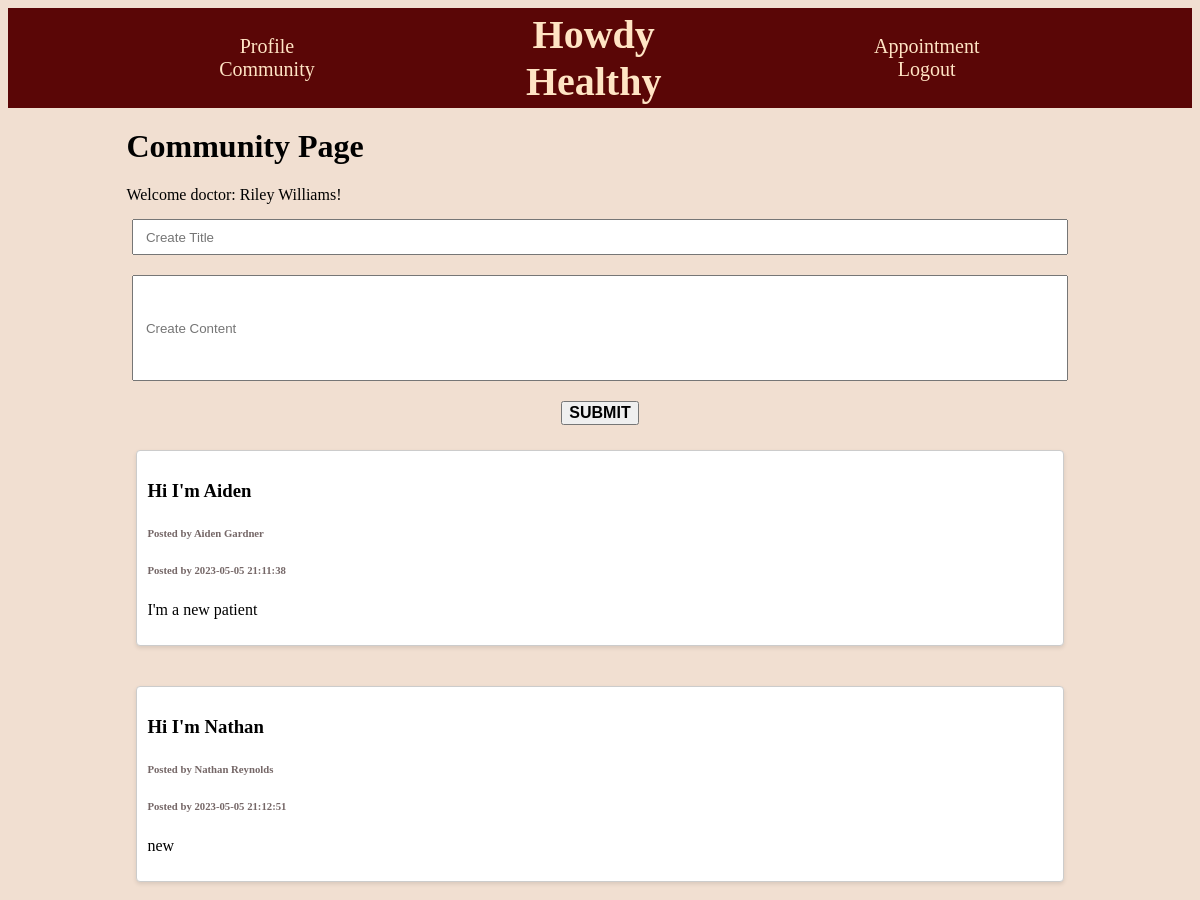
/community/post_page/index.php (signed in), run on the app's committed database.
### tables this page shows
CREATE TABLE `post` (
  `post_id` int(11) NOT NULL,
  `p_id` int(11) DEFAULT NULL,
  `d_id` int(11) DEFAULT NULL,
  `title` varchar(255) NOT NULL,
  `post_content` longtext DEFAULT NULL,
  `created_at` datetime NOT NULL
);

CREATE TABLE `patient` (
  `p_id` int(11) NOT NULL,
  `first_name` varchar(50) NOT NULL,
  `last_name` varchar(50) NOT NULL,
  `DOB` date NOT NULL,
  `h_id` int(11) NOT NULL,
  `d_id` int(11) NOT NULL,
  `p_password` int(11) NOT NULL,
  `p_email` varchar(254) NOT NULL
);

### community/post_page/index.php (the view, shortened to what this page needs)
<?php
    $cssFile = 'index.css';
    $cssContent = file_get_contents($cssFile);
    $hash = md5($cssContent);
    include('../../config/db_connect.php');
    $curr_username = $_SESSION["name"];
    $sql_post = 'SELECT * FROM post';
    $result = mysqli_query($conn, $sql_post);
    $posts = mysqli_fetch_all($result, MYSQLI_ASSOC);
?>
<!DOCTYPE html>
<html>
  <head>
    <link rel="stylesheet" type="text/css" href="index.css?version=<?php echo $hash; ?>">
    <?php include('../../header/header.php'); ?>
    <div class="container">
        <h1>Community Page</h1>
        <?php if($_SESSION["isPatient"]) {
        echo 'Welcome patient: ' . $curr_username . '!';
        }else{
        echo 'Welcome doctor: ' . $curr_username . '!';
        } ?>
        <form method="post" action="./create.php" class="create-post">
            <input id="title-input" type="text" placeholder="Create Title" name="title" required>
            <br>
            <input id="content-input" type="text" placeholder="Create Content" name="content">
            <br>
            <button class="submit-btn" type="submit" value="submit" name="submit" > submit </button>
        </form>
        <div class="post-container">
            <?php foreach($posts as $post){
                if($post['p_id'] != NULL){
                    $user_id = $post['p_id'];
                    $user_query = "SELECT first_name, last_name FROM patient WHERE p_id = $user_id";
                } else {
                    $user_id = $post['d_id'];
                    $user_query = "SELECT first_name, last_name FROM doctor WHERE d_id = $user_id";
                }
                $user_result = mysqli_query($conn, $user_query);
                $username = mysqli_fetch_assoc($user_result); ?>
                <div class="post-card" id="post-<?php echo $post['post_id']; ?>">
                    <div class="card-content">
                        <h3>
                            <a href="../comment_page/index.php?postid=<?php echo $post['post_id']; ?>#" class="card-link">
                                <?php echo htmlspecialchars($post['title']); ?>
                            </a>
                        </h3>
                        <h6>Posted by <?php echo $username['first_name'] . ' ' . $username['last_name']; ?></h6>
                        <h6>Posted by <?php echo $post['created_at']; ?></h6>
                        <p><?php echo html_entity_decode($post['post_content']); ?></p>
                    </div>
                </div>
            <?php } ?>
        </div>
    </div>
  </body>
</html>

### community/post_page/index.css (style rules this page uses)
h6 { color: #756767; }
.container { width: 80%; margin: 0 auto; }
.create-post { width: 100%; margin-top: 15px; margin-bottom: 15px; text-align: center; justify-content: center; }
#title-input { width:98%; height: 30px; justify-content: center; }
#content-input { width:98%; height: 100px; justify-content: center; margin-top: 20px; vertical-align: top; }
#title-input::placeholder { padding: 10px; }
#content-input::placeholder { padding: 10px; }
.submit-btn { font-family: Arial; font-size: 16px; font-weight: bold; text-transform: uppercase; margin-top: 20px; }
.post-container { width: 100%; display: grid; grid-template-columns: auto; grid-gap: 20px; }
.post-card { display: flex; justify-content: space-between; background-color: #fff; border: 1px solid #ccc; border-radius: 4px; box-shadow: 0 2px 4px rgba(0,0,0,0.1); padding: 10px; margin: 10px; overflow-wrap: break-word; }
a { text-decoration: none; color: inherit; }

### header/header.css (style rules this page uses)
h1 { margin-top: 20px; width: 50%; text-align: left; }
body { background-color: rgb(241, 223, 209); }

### data on the page
post: title "Hi I'm Aiden", p.first_name "Aiden", p.last_name "Gardner", created_at "2023-05-05 21:11:38", post_content "I'm a new patient"
post: title "Hi I'm Nathan", p.first_name "Nathan", p.last_name "Reynolds", created_at "2023-05-05 21:12:51", post_content "new"

### other printed values
$curr_username "Riley Williams"
